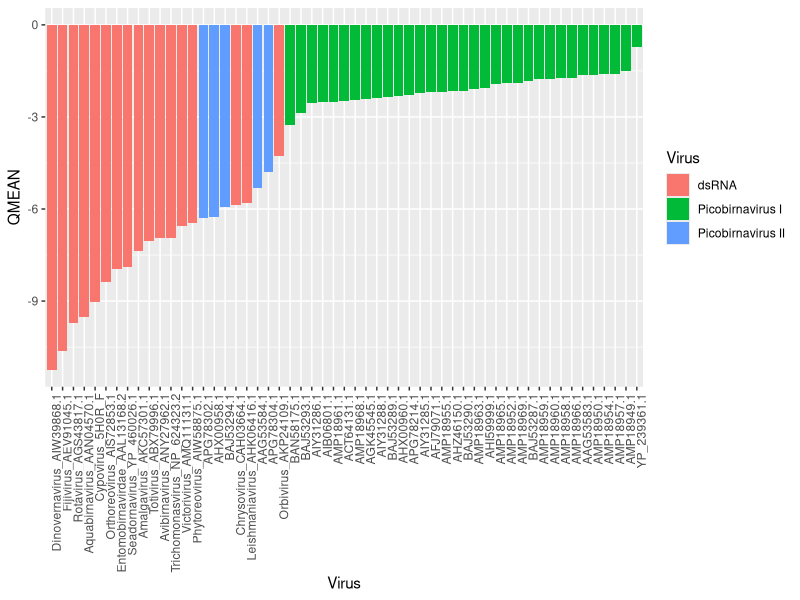
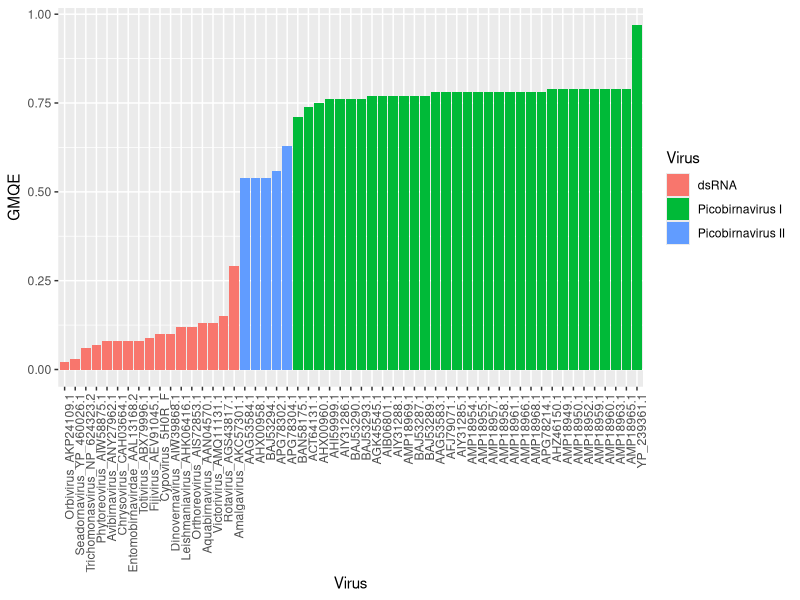
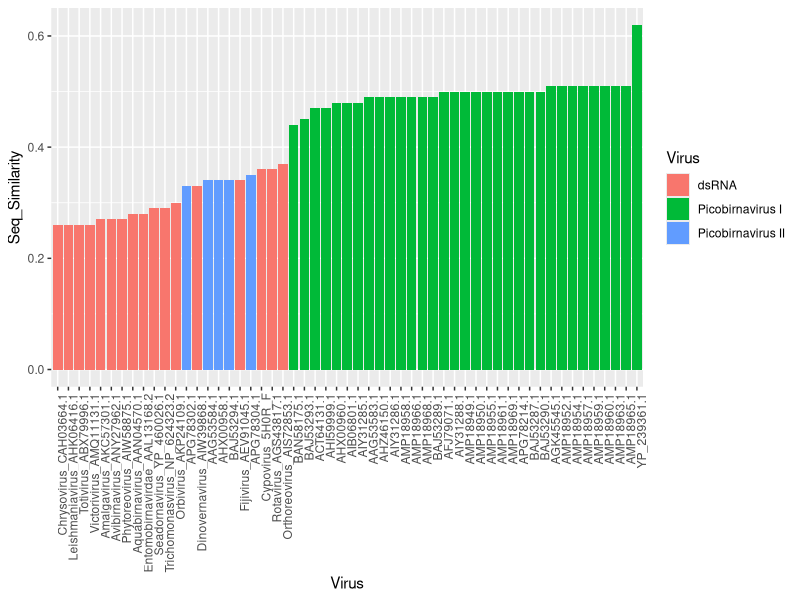
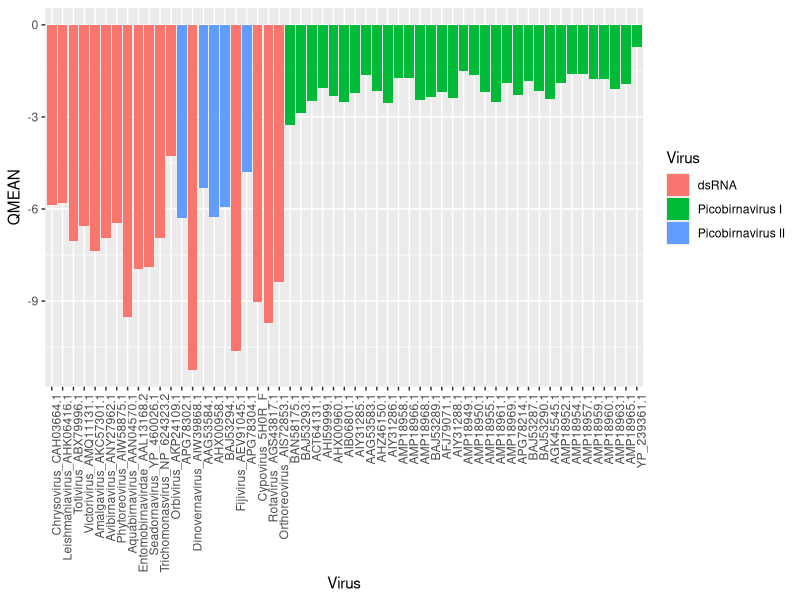
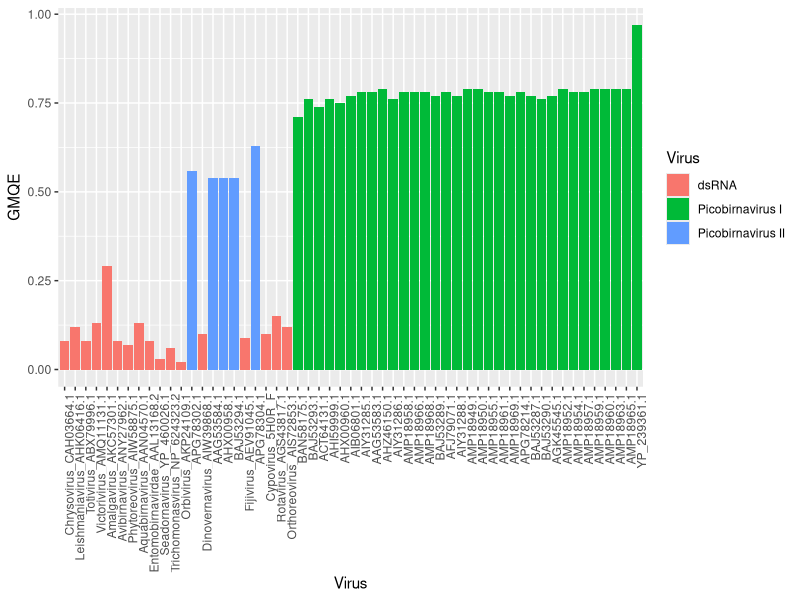
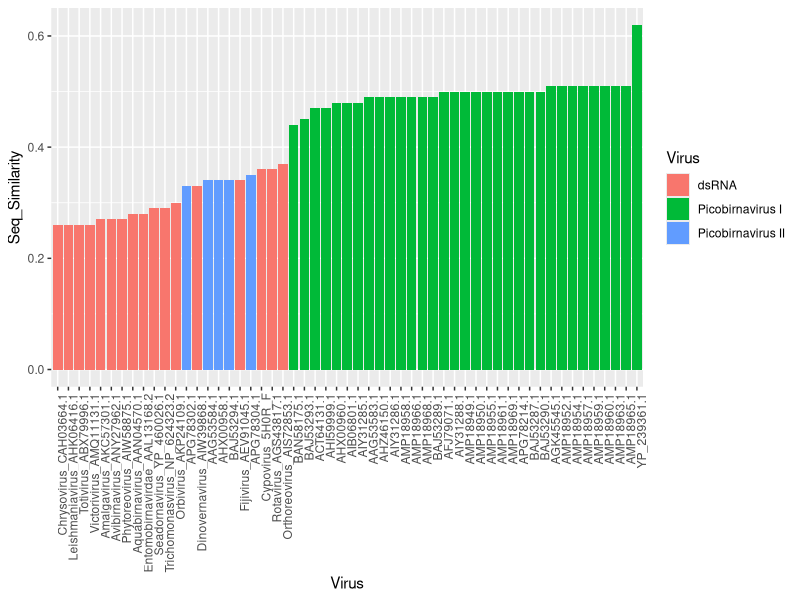
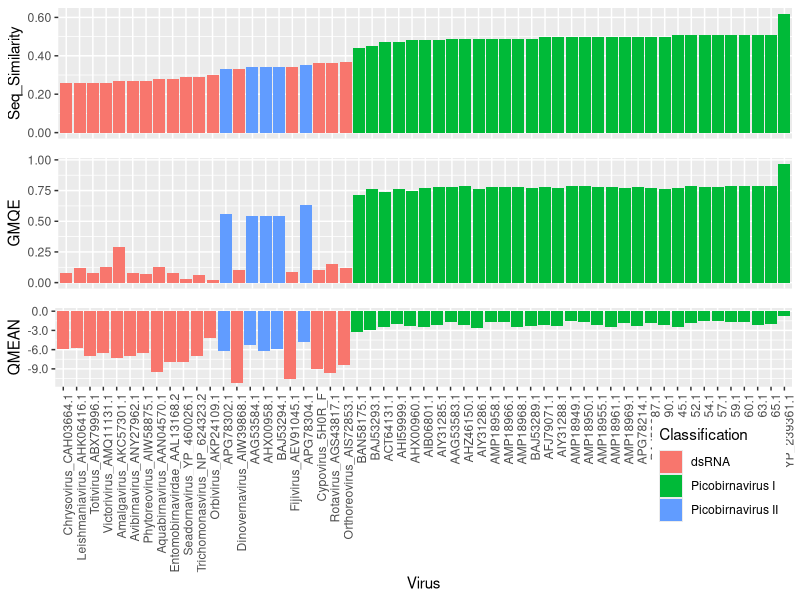

The R script that drew these images, in order: (Note: this script raises an error after producing the figures.)
library("ggplot2")
data<-read.csv("SwissModelData.csv")
#data$Virus<-c(rep('Picobirnavirus',38),rep('dsRNA',17))
data$Virus<-c(rep('Picobirnavirus I',33),rep('Picobirnavirus II',5),rep('dsRNA',17))

p <-ggplot(data, aes(NAME, QMEAN))
p<-p +geom_bar(stat = "identity")+ theme(axis.text.x = element_text(angle = 90, hjust = 1))+
  aes(x=reorder(NAME,QMEAN),fill=Virus)+xlab('Virus')
pdf('qmean.pdf',width=15,height = 5)
p
dev.off()

p1 <-ggplot(data, aes(NAME, GMQE))
p1<-p1 +geom_bar(stat = "identity")+ theme(axis.text.x = element_text(angle = 90, hjust = 1))+
  aes(x=reorder(NAME,GMQE),fill=Virus)+xlab('Virus')
pdf('gmqe.pdf',width=15,height = 5)
p1
dev.off()

p2 <-ggplot(data, aes(NAME, Seq_Similarity))
p2<-p2 +geom_bar(stat = "identity")+ theme(axis.text.x = element_text(angle = 90, hjust = 1))+
  aes(x=reorder(NAME,Seq_Similarity),fill=Virus)+xlab('Virus')
pdf('Seq_Similarity.pdf',width=15,height = 5)
p2
dev.off()

# same seq similarity

p0 <-ggplot(data, aes(NAME, QMEAN))
p0<-p0 +geom_bar(stat = "identity")+ theme(axis.text.x = element_text(angle = 90, hjust = 1))+
  aes(x=reorder(NAME,Seq_Similarity),fill=Virus)+xlab('Virus')
pdf('qmean_same_seq_sim.pdf',width=15,height = 5)
p0
dev.off()

p10 <-ggplot(data, aes(NAME, GMQE))
p10<-p10 +geom_bar(stat = "identity")+ theme(axis.text.x = element_text(angle = 90, hjust = 1))+
  aes(x=reorder(NAME,Seq_Similarity),fill=Virus)+xlab('Virus')
pdf('gmqe_same_seq_sim.pdf',width=15,height = 5)
p10
dev.off()

p20 <-ggplot(data, aes(NAME, Seq_Similarity))
p20<-p20 +geom_bar(stat = "identity")+ theme(axis.text.x = element_text(angle = 90, hjust = 1))+
  aes(x=reorder(NAME,Seq_Similarity),fill=Virus)+xlab('Virus')
pdf('Seq_Similarity.pdf',width=15,height = 5)
p20
dev.off()

## same axis
scaleFUN <- function(x) sprintf("%.2f", x)
scaleFUNqmean <- function(x) sprintf("%.1f", x)


p00 <-ggplot(data, aes(NAME, Seq_Similarity))
p00<-p00 +geom_bar(stat = "identity")+ theme(axis.text.x = element_text(angle = 90, hjust = 1))+
  aes(x=reorder(NAME,Seq_Similarity),fill=Virus)+xlab('Virus')+
  theme(axis.title.x=element_blank(),
        axis.text.x=element_blank(),
        axis.ticks.x=element_blank())+ guides(fill=FALSE)+
   scale_y_continuous(labels=scaleFUN)

p100 <-ggplot(data, aes(NAME, GMQE))
p100<-p100 +geom_bar(stat = "identity")+ theme(axis.text.x = element_text(angle = 90, hjust = 1))+
  aes(x=reorder(NAME,Seq_Similarity),fill=Virus)+xlab('Virus')+ guides(fill=FALSE)+
  theme(axis.title.x=element_blank(),
        axis.text.x=element_blank(),
        axis.ticks.x=element_blank())+
  scale_y_continuous(labels=scaleFUN)

p200 <-ggplot(data, aes(NAME, QMEAN))
p200<-p200 +geom_bar(stat = "identity")+ theme(axis.text.x = element_text(angle = 90, hjust = 1))+
  aes(x=reorder(NAME,Seq_Similarity),fill=Virus)+xlab('Virus')+ guides(fill=guide_legend(title="Classification"))+
  scale_y_continuous(labels=scaleFUNqmean)+ theme(legend.position = c(0.9, -1.1))

library(gridExtra)

pdf('swiss_model.pdf',width=12)
grid.arrange(p00,p100,p200,nrow = 3,heights = c(1,1,2))
dev.off()

data_spin<-read.csv("Spinareovirinae.csv")
data_spin$NAME<-paste(data_spin$Virus.Type,data_spin$Accession)

p00_spin <-ggplot(data_spin, aes(NAME, Seq.Similarity))
p00_spin<-p00_spin +geom_bar(stat = "identity")+ theme(axis.text.x = element_text(angle = 90, hjust = 1))+
  aes(x=reorder(NAME, Seq.Similarity),fill=Virus.Type)+xlab('Virus')+
  theme(axis.title.x=element_blank(),
        axis.text.x=element_blank(),
        axis.ticks.x=element_blank())+ theme(legend.position = c(0.3, 0.6))+ guides(fill=guide_legend(title="Classification", ncol = 2))+
  scale_y_continuous(labels=scaleFUN)

p100_spin <-ggplot(data_spin, aes(NAME, GMQE))
p100_spin<-p100_spin +geom_bar(stat = "identity")+ theme(axis.text.x = element_text(angle = 90, hjust = 1))+
  aes(x=reorder(NAME,Seq.Similarity),fill=Virus.Type)+xlab('Virus')+ guides(fill=FALSE)+
  theme(axis.title.x=element_blank(),
        axis.text.x=element_blank(),
        axis.ticks.x=element_blank())+
  scale_y_continuous(labels=scaleFUN)

p200_spin <-ggplot(data_spin, aes(NAME, QMEAN))
p200_spin<-p200_spin +geom_bar(stat = "identity")+ theme(axis.text.x = element_text(angle = 90, hjust = 1))+
  aes(x=reorder(NAME,Seq.Similarity),fill=Virus.Type)+xlab('Virus')+scale_fill_discrete(guide=FALSE)+
  scale_y_continuous(labels=scaleFUNqmean)+
  scale_x_discrete(labels=data_birn$Accession)


data_birn<-read.csv("Birnaviridae.csv")
data_birn$NAME<-paste(data_birn$Virus.Type,data_birn$Accession)

p00_birn <-ggplot(data_birn, aes(NAME, Seq.Similarity))
p00_birn<-p00_birn +geom_bar(stat = "identity")+ theme(axis.text.x = element_text(angle = 90, hjust = 1))+
  aes(x=reorder(NAME, Seq.Similarity),fill=Virus.Type)+xlab('Virus')+
  theme(axis.title.x=element_blank(),
        axis.text.x=element_blank(),
        axis.ticks.x=element_blank())+ guides(fill=FALSE)+
  scale_y_continuous(labels=scaleFUN)

p100_birn <-ggplot(data_birn, aes(NAME, GMQE))
p100_birn<-p100_birn +geom_bar(stat = "identity")+ theme(axis.text.x = element_text(angle = 90, hjust = 1))+
  aes(x=reorder(NAME,Seq.Similarity),fill=Virus.Type)+xlab('Virus')+ guides(fill=FALSE)+
  theme(axis.title.x=element_blank(),
        axis.text.x=element_blank(),
        axis.ticks.x=element_blank())+
  scale_y_continuous(labels=scaleFUN)

p200_birn <-ggplot(data_birn, aes(NAME, QMEAN))
p200_birn<-p200_birn +geom_bar(stat = "identity")+ theme(axis.text.x = element_text(angle = 90, hjust = 1))+
  aes(x=reorder(NAME,Seq.Similarity),fill=Virus.Type)+xlab('Virus')+ 
  theme(legend.position = c(0.75, 0.5))+ guides(fill=guide_legend(title="Classification"))+
  scale_y_continuous(labels=scaleFUNqmean)+
  scale_x_discrete(labels=data_birn$Accession)

pdf('swiss_model_spin_birn.pdf',width=12)
grid.arrange(p00_spin,p00_birn,p100_spin,p100_birn,p200_spin,p200_birn,
             nrow = 3,ncol=2,heights = c(1,1,2), widths = c(1,1.5))
dev.off()
